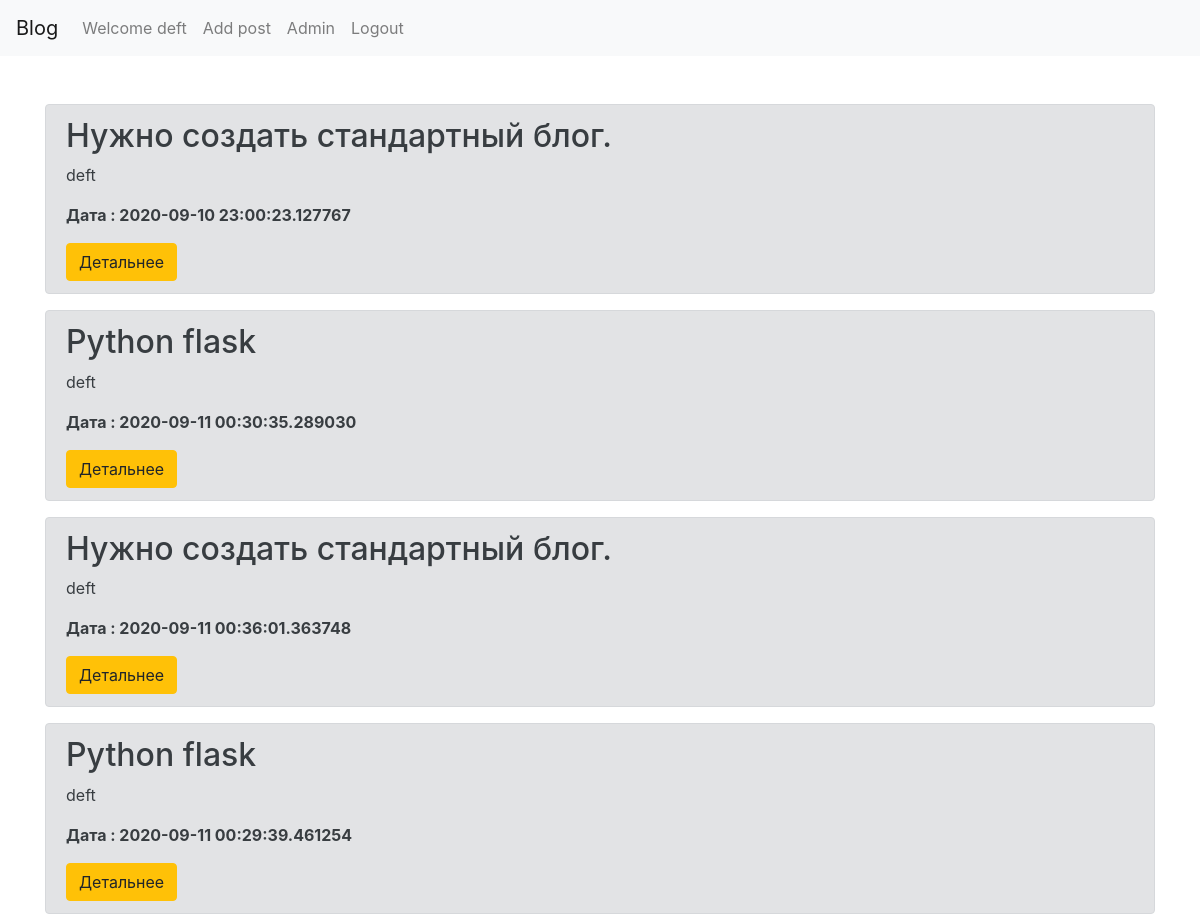
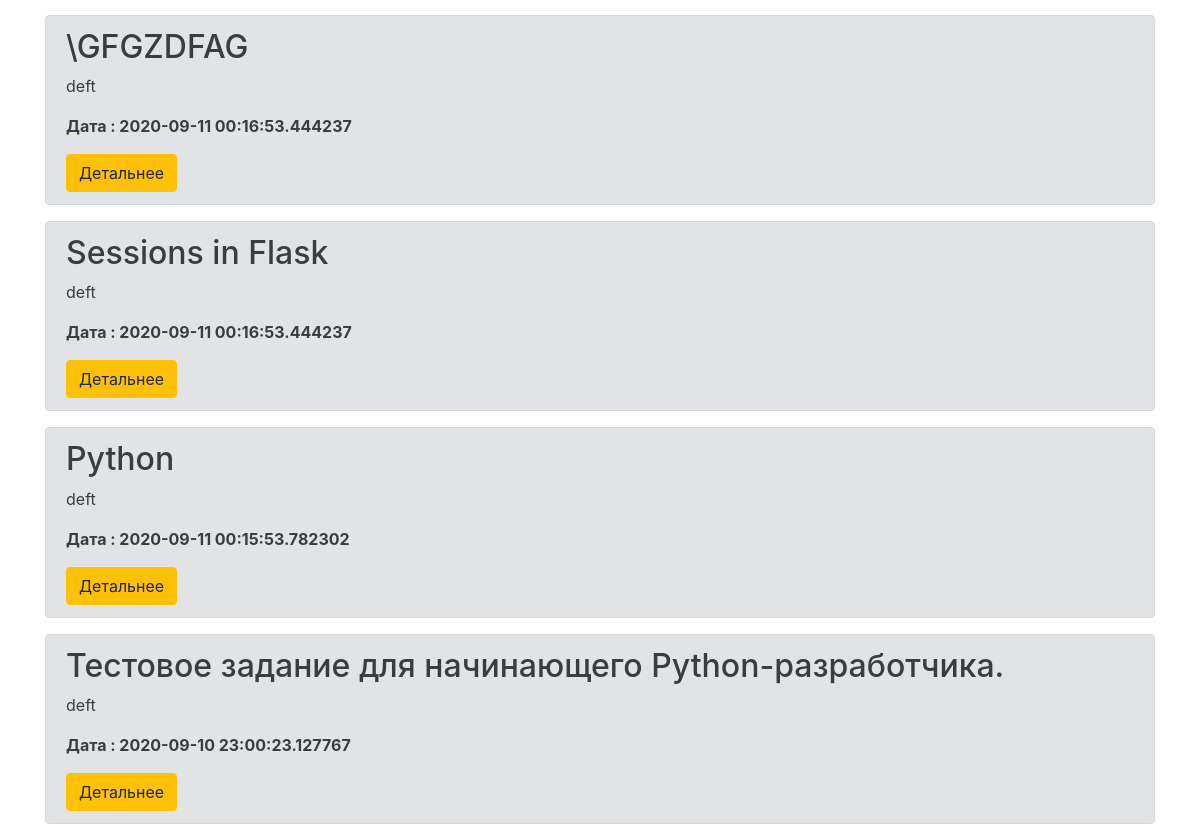
Page /post_tag/python (signed in) on the committed database (2 pictures, top to bottom).
### app.py (models this page shows, shortened)
class Users(db.Model, UserMixin):
    __tablename__ = 'Users'
    id=db.Column(db.Integer,primary_key=True)
    username=db.Column(db.String(50), nullable = False)
    email=db.Column(db.String(50), nullable = False)
    password = db.Column(db.String(250), nullable = False)
    creationData=db.Column(db.DateTime,default=datetime.now())

class Tag(db.Model):
    id=db.Column(db.Integer,primary_key=True)
    name=db.Column(db.String(100))
    postId=db.Column(db.Integer,  db.ForeignKey('article.id'))

class Article(db.Model):
    id=db.Column(db.Integer,primary_key=True)
    Authors=db.Column(db.String(50), nullable = False)
    Header=db.Column(db.String(300), nullable = False)
    content = db.Column(db.String(1500), nullable = False)
    img1=db.Column(db.String(248), nullable=True)
    creationData=db.Column(db.DateTime,default=datetime.now())
    tagi= db.relationship('Tag',backref='tags',lazy='dynamic')

### app.py (the view)
@app.route('/post_tag/<tag>', methods=['GET','POST'])
def tag(tag):
    if tag:
        articles= Tag.query.filter(Tag.name==tag).all()
        return  render_template('post_tag.html',tags=articles)
    return  render_template('post_tag.html')

### app.py (called while the page is built)
@login_manager.user_loader
def load_user(user_id):
    return Users.query.get(int(user_id))

### templates/post_tag.html (shortened to what this page needs)
        {% extends "base.html" %}
        {% block content %}
<div class="container mt-5">
    {%for tag in tags%}
    <div class="alert alert-secondary">
        <h2>{{tag.tags.Header}}</h2>
        <p>{{ tag.tags.Authors}}</p>
        <p><b>Дата : {{tag.tags.creationData}}</b></p>
        <a href="/show?id={{ tag.tags.id }}"class="btn btn-warning"> Детальнее </a>
    </div>
    {%endfor%}
{% endblock %}

### templates/base.html (shortened to what this page needs)
<!DOCTYPE html>
    <head>
      <link rel="stylesheet" href="https://stackpath.bootstrapcdn.com/bootstrap/4.5.0/css/bootstrap.min.css">
      <nav class="navbar navbar-expand-lg navbar-light bg-light">
        <a class="navbar-brand" href="{{ url_for('index') }}"> Blog</a>
        <div class="collapse navbar-collapse" id="navbarNav">
          <ul class="navbar-nav">
            {% if current_user.is_authenticated %}
            <li class="nav-item">
              <a class="nav-link" > Welcome {{current_user.username}}</a>
            </li>
            <li class="nav-item">
              <a class="nav-link" href="{{ url_for('add') }}" > Add post</a>
            </li>
            <li class="nav-item">
              <a class="nav-link" href="\admin"  >Admin</a>
            </li>
            <li class="nav-item">
              <a class="nav-link" href="{{ url_for('logout') }}"> Logout</a>
            </li>
              {% endif %}
          </ul>
        </div>
      </nav>
      </head>
      <body>
        {%block content%} {%endblock%}
      </body>
</html>

### rows in the picture
Users: username "deft"
Tag: tags.Header "Нужно создать стандартный блог.", tags.Authors "deft", tags.creationData "2020-09-10 23:00:23.127767"
Tag: tags.Header "Python flask", tags.Authors "deft", tags.creationData "2020-09-11 00:30:35.289030"
Tag: tags.Header "Нужно создать стандартный блог.", tags.Authors "deft", tags.creationData "2020-09-11 00:36:01.363748"
Tag: tags.Header "Python flask", tags.Authors "deft", tags.creationData "2020-09-11 00:29:39.461254"
Tag: tags.Header "\\GFGZDFAG", tags.Authors "deft", tags.creationData "2020-09-11 00:16:53.444237"
Tag: tags.Header "Sessions in Flask", tags.Authors "deft", tags.creationData "2020-09-11 00:16:53.444237"
Tag: tags.Header "Python", tags.Authors "deft", tags.creationData "2020-09-11 00:15:53.782302"
Tag: tags.Header "Тестовое задание для начинающего Python-разработчика.", tags.Authors "deft", tags.creationData "2020-09-10 23:00:23.127767"
